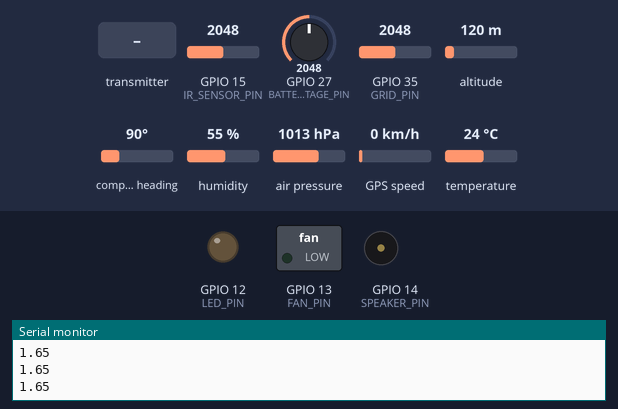
Recording of a sketch running on a simulated ESP32. Parts: switched loads named in the sketch (green lamp = pin HIGH), output pins drawn as LEDs (lit = HIGH), buzzer (waves = sounding), the last lines printed to the serial monitor. Dashed ring = blinking. Inputs (shaded band) come from the test bench; at power-on: GPIO 15 (IR_SENSOR_PIN) = 2048, GPIO 35 (GRID_PIN) = 2048, GPIO 27 (BATTERY_VOLTAGE_PIN) = 2048, altitude 120 m, compass heading 90°, humidity 55 %, air pressure 1013 hPa, GPS speed 0 km/h, temperature 24 °C. The GPS gets a fix after 3 s at 37.7749, -122.4194 with 8 satellites; no radio packets arrive unless stated.

Above: at 1.2 s.
1.3 s: GPIO 15 (IR_SENSOR_PIN) set to 1269
2.8 s: GPIO 15 (IR_SENSOR_PIN) set to 1168
At 3.6 s:
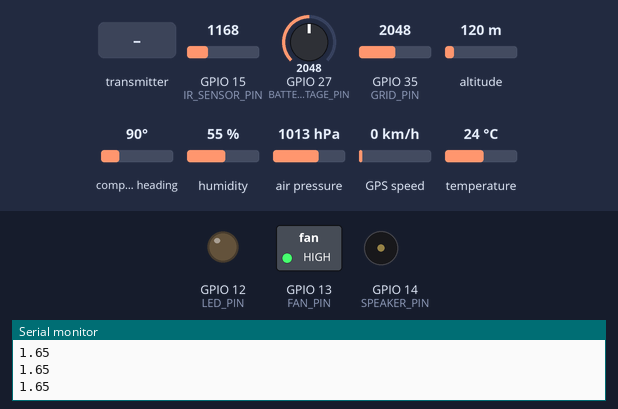
4.3 s: GPIO 35 (GRID_PIN) set to 54
6.3 s: GPIO 35 (GRID_PIN) set to 45
At 6.9 s:
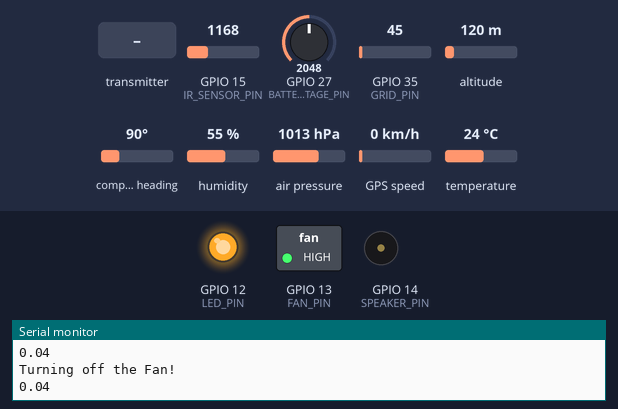
9.3 s: the transmitter starts sending data_received = 1
12.3 s: the transmitter starts sending speak_tog = 1
At 14.5 s:
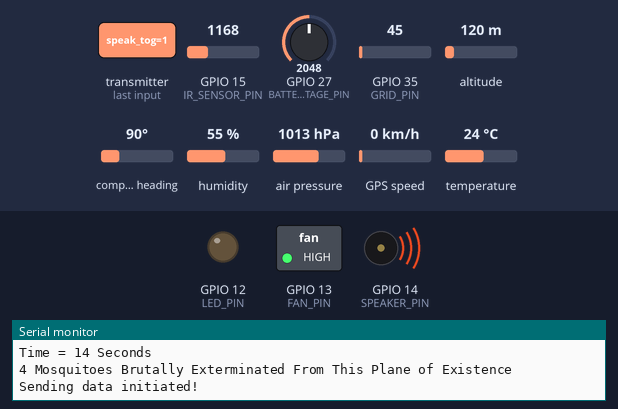
At 16.43 s:
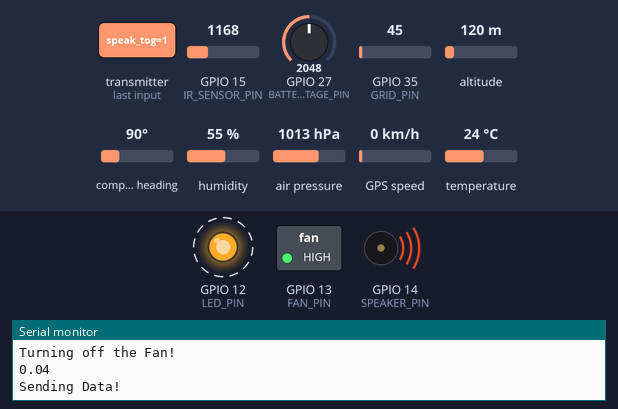
Timing chart, 0 to 20.3 s (numbered marks = the images above; inputs shaded):
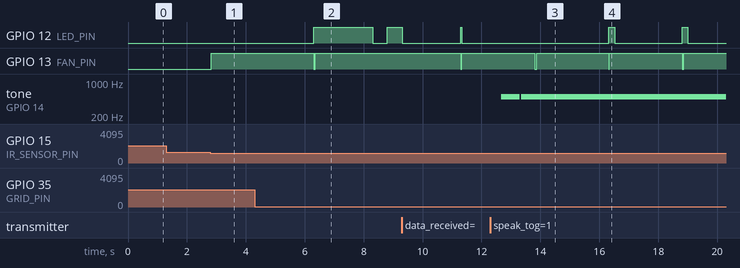

The sketch:

KillerModuleFinalCode.ino
```cpp
/*****************************************************
Byte Back Killer Module By Team Wi-Fly
By Noah Schwartz, Nathan Mattock, Jason Esqueda, Joshua Dinerman, Thomas Ramirez

This is the main code that controls the mosquito killing module of Byte Back. This code does two main things: recieves instructions from the base station and sends data back to it,
as well as reading from an IR Sensor, which triggers the fan and killing mechanism. If a kill is confirmed, the fan and grid will turn off and the LEDs and Speakers will turn on briely. If
no kill can be confirmed after a set amount of seconds, then the IR sensors will be enabled to trigger again.
*****************************************************/
#include "killer_module_defines.h"
/*****************************************************
System Setup
*****************************************************/
//Timer Setup
TaskHandle_t mqo_fnd;
TaskHandle_t data_s;
hw_timer_t *My_timer = NULL;

//GPS Setup
TinyGPSPlus gps;
static const int RXPin = 16, TXPin = 17;
SoftwareSerial ss(RXPin, TXPin);
static const uint32_t GPSBaud = 9600;

//BME Setup
Adafruit_BME680 bme;

//Radio Setup
RF24 radio(4, 5);
const uint64_t address = 0xF0F0F0F001;
/*****************************************************
Variables
*****************************************************/
//Bool for enabling checking for grid voltage after the IR Sensor has been enabled
bool v_thres_c = false;

//Sets the radio to either receive or send data, or nothing at all
int send_data = 0; //-1 for sending, 0 for none, 1 for receiving

//Enables reading from the IR sensor
bool ir_en = true;

//Enables checking for how long the speakers and leds have been on
bool sl = false;

bool led_en = false;
bool speaker_en = false;

//Double to store the Grid, Battery, and IR Sensor voltage
double battery_v = 0;
double grid_v = 0;
double ir_v = 0;

//Set up for the Speaker
const int TONE_PWM_CHANNEL = 0;
const int MIN_FREQ_HZ = 500;  // min frequency in hz

//Variables to store the Time and Delay for when the fan is activated
unsigned long db_time = 0;
unsigned long db_delay = 2500; //EDIT THIS TO CHANGE HOW LONG THE DELAY IS IN BETWEEN TURNING ON THE FAN AND IT RECOGNIZING THE MOSQUITO IS KILLED

//Variables to store the Time and Delay for when the led and speakers are activated and deactivated
unsigned long sl_delay = 2000;
unsigned long sl_time = 0;


//Variables to hold struct data in
sysdata sysdat;
settings set;

/*****************************************************
System Setup
*****************************************************/
void setup() {
  /* System Setup */
  Serial.begin(115200);
  pinMode(IR_SENSOR_PIN, INPUT);
  pinMode(FAN_PIN, OUTPUT);
  pinMode(GRID_PIN, INPUT);
  pinMode(LED_PIN , OUTPUT);

  //Start the GPS and BME
  ss.begin(GPSBaud);
  //if (!bme.begin())
  //{
  //  Serial.println("Could not find a valid BME280 sensor, check wiring!");
  //  while(1);
  //}
  //Initializing the Speaker
  ledcWriteTone(TONE_PWM_CHANNEL, MIN_FREQ_HZ);

  //Creating two tasks on two different cores (will run simultaneously)
  xTaskCreatePinnedToCore(
                    t_mqo_fnd,   /* Task function. */
                    "Mosquito Found Task",     /* name of task. */
                    10000,       /* Stack size of task */
                    NULL,        /* parameter of the task */
                    1,           /* priority of the task */
                    &mqo_fnd,      /* Task handle to keep track of created task */
                    0);          /* pin task to core 0 */
  xTaskCreatePinnedToCore(
                    t_data_s,   /* Task function. */
                    "Data Send Task",     /* name of task. */
                    10000,       /* Stack size of task */
                    NULL,        /* parameter of the task */
                    1,           /* priority of the task */
                    &data_s,      /* Task handle to keep track of created task */
                    1);          /* pin task to core 0 */
}
/*****************************************************
Data Gathering
*****************************************************/
void BMEdata()
  /* Reads BME Data from the BME Sensor */
{
  sysdat.temperature = bme.readTemperature();
  sysdat.pressure = bme.readPressure() / 100.0F;
  sysdat.humidity = bme.readHumidity();
  sysdat.bat_volt = battery_v * 2;
}
static void smartDelay(unsigned long ms)
  /* Delay to read from the GPS */
  /* Repurposed code from example GPS code */
{
  unsigned long start = millis();
  do
  {
    while (ss.available())
      gps.encode(ss.read());
  } while (millis() - start < ms);
}
void GPSdata()
  /* Reads GPS Data from the GPS Sensor */
{
  smartDelay(100);
  sysdat.latitude = gps.location.lat();
  sysdat.longitude = gps.location.lng();
}
/*****************************************************
Timer Callback Function
*****************************************************/
void IRAM_ATTR onTimer(){
  /* Turns off the killing mechanism and enables a reading from the IR Sensor if no mosquito is killed within a certain amount of time */
  timerRestart(My_timer);
  timerAlarmDisable(My_timer);
  Serial.println("No Mosquito Found, turning off the fan and enabling the IR Sensor)");
  v_thres_c = false;
  digitalWrite(FAN_PIN, LOW);
  ir_en = true;
}
/*****************************************************
Receiving data
*****************************************************/
int recvData()
{
  /* Used to check if data has been send from the base station to the killer module */
  if (radio.available())
  {
    radio.read(&set, sizeof(settings));
    return 1;
  }
  return 0;
}
/*****************************************************
Tasks
*****************************************************/
void t_mqo_fnd( void * pvParameters ){
  /* Creates the timer that counts down how long the kill mechanism is activated for as well as checks to see if a kill has been confirmed and turns on the speakers and LEDs if so */
  My_timer = timerBegin(0, 80, true);
  timerAttachInterrupt(My_timer, &onTimer, true);
  timerAlarmWrite(My_timer, 8 * 1000000, true); //CHANGE THIS NUMBER (x * 1000000 where x is an integer that can be changed) TO CHANGE THE NUMBER OF SECONDS THE FAN WILL STAY ON FOR
  for(;;){
    vTaskDelay(1);
    //If statement to allow the grid to charge up
    if((millis() - db_time) > db_delay) //SWAPPED THESE IF STATEMENTS 4/18/23(v_thres_c) && (grid_v > 0) && (grid_v < THRESHOLD)
    {
      //Checks if the grid voltage has been dropped, signifying a kill
      if((v_thres_c) && (grid_v >= 0) && (grid_v < 0.04))
        {
          timerRestart(My_timer);
          timerAlarmDisable(My_timer);
          Serial.println("Turning off the Fan!");
          digitalWrite(FAN_PIN, LOW);
          v_thres_c = false;
          sysdat.kill_count++;
          if(!speaker_en)
          {
            ledcAttachPin(SPEAKER_PIN, TONE_PWM_CHANNEL);
          }
          if(!led_en)
          {
            digitalWrite(LED_PIN, HIGH);
          }
          sl_time = millis();
          db_time = millis();
          if((!led_en) && (!speaker_en))
          {
            sl = true;
          }
          else
          {
            sl = false;
          }
          ir_en = true;
       }
    }
    //Checks if the LEDs and Speaker are on, if so, turn it off after a delay of sl_delay
    if((sl) && ((millis() - sl_time) >= sl_delay))
      {
        ledcDetachPin(SPEAKER_PIN);
        digitalWrite(LED_PIN, LOW);
        sl = false;
      }
  }
}

void t_data_s( void * pvParameters ){
    /* Initializes the radio as well as controls sending and receiving data to and from the base station */
    send_data = 1;
    //Radio Initialization
    radio.begin();
    radio.openWritingPipe(address);
    radio.openReadingPipe(0, address);
    radio.setPALevel(RF24_PA_MAX);
    radio.setDataRate(RF24_250KBPS);
    radio.setPayloadSize(28);
    radio.setChannel(108);
    radio.startListening();
  for(;;){
    vTaskDelay(1);
    //Sends data if it is enabled
    if(send_data == -1)
    {
      delay(100);
      Serial.println("Sending Data!");
      BMEdata();
      GPSdata();
      radio.write(&sysdat, sizeof(sysdata));
      send_data = 1;
      Serial.println("Data Sent!");
      Serial.println("Data Received!");
      Serial.print("Temperature = ");
      Serial.print(sysdat.temperature);
      Serial.println(" *C");
      Serial.print("Pressure = ");
      Serial.print(sysdat.pressure);
      Serial.println(" hPa");
      Serial.print("Humidity = ");
      Serial.print(sysdat.humidity);
      Serial.println(" %");
      Serial.print("Latitude = ");
      Serial.print(sysdat.latitude);
      Serial.println(" degrees");
      Serial.print("Longitude = ");
      Serial.print(sysdat.longitude);
      Serial.println(" degrees");
      Serial.print("Battery Life = ");
      Serial.print(sysdat.bat_volt);
      Serial.println(" Percent");
      Serial.print("Time = ");
      Serial.print(millis() / 1000);
      Serial.println(" Seconds");
      Serial.print(sysdat.kill_count);
      Serial.println(" Mosquitoes Brutally Exterminated From This Plane of Existence");
      radio.startListening();
    }
    //Receives data and changes system settings if it is specified
    if (recvData() and (send_data == 1)) {
      if(set.data_received)
      {
        set.data_received = false;
        ledcWriteTone(TONE_PWM_CHANNEL, set.speak_freq);
        if(set.speak_tog)
        {
          ledcAttachPin(SPEAKER_PIN, TONE_PWM_CHANNEL);
          speaker_en = true;
        }
        else
        {
          speaker_en = false;
          ledcDetachPin(SPEAKER_PIN);
        }
        if(set.led)
        {
          digitalWrite(LED_PIN, HIGH);
          led_en = true;
        }
        else
        {
          led_en = false;
          digitalWrite(LED_PIN, LOW);
        }
      }
      Serial.println("Sending data initiated!");
      send_data = -1;
      radio.stopListening();
    }
  }
}
/*****************************************************
System Loop
*****************************************************/
void loop() {
  /* System Loop */
  delay(50); //delay here to prevent the system breaking down, can be increased or decreased

  //Reading voltage from the grid, battery, and IR sensor(s)
  grid_v = analogRead(GRID_PIN);
  grid_v = (grid_v * 3.3) / 4095;
  battery_v = analogRead(BATTERY_VOLTAGE_PIN);
  battery_v = (battery_v * 3.3) / 4095;
  ir_v = analogRead(IR_SENSOR_PIN);
  ir_v = (ir_v * 3.3) / 4095;
  Serial.println(grid_v);
  //Checks if the IR Sensor(s) has/have been enabled. If so, start the killing mechanism
  if((ir_en) && (ir_v <= 1))
  {
    grid_v=4; //Avoids reading issues with reading the grid voltage
    digitalWrite(FAN_PIN, HIGH);
    delay(2000);
    ir_en = false;
    Serial.println("A mosquito has been found!");
    v_thres_c = true;
    timerAlarmEnable(My_timer);
  }
}
```

killer_module_defines.h
```cpp
/*****************************************************
INCLUDES
*****************************************************/
#include <nRF24L01.h>
#include <RF24.h>
#include <Adafruit_BME680.h>
#include <Adafruit_GPS.h>
#include <TinyGPSPlus.h>
#include <SoftwareSerial.h>
/*****************************************************
PIN DEFINITIONS
*****************************************************/
#define IR_SENSOR_PIN 15 //Reads IR Sensor Voltage
#define BATTERY_VOLTAGE_PIN 27 //Reads Battery Voltage
#define FAN_PIN 13 //Used to control the fan
#define GRID_PIN 35 //Reads Voltage from the Grid
#define LED_PIN 12 //LED Control
#define SPEAKER_PIN 14 //Speaker Control
/*****************************************************
STRUCTS
*****************************************************/
struct settings {
  bool data_received = false;
  bool led = false;
  bool speak_tog = false;
  int speak_freq = 500;
};
struct sysdata{
  float temperature = 0.0;
  float humidity = 1.0;
  float pressure = 3.0;
  float latitude;
  float longitude;
  float bat_volt;
  int kill_count;
};
```

Measured:
- the behaviour switches between 1241 and 1240 on GPIO 15 (IR_SENSOR_PIN) (found by bisection; images 0 and 1)
- the behaviour switches between 50 and 49 on GPIO 35 (GRID_PIN) (found by bisection; images 1 and 2)
- after the input at 2.8 s, GPIO 13 (FAN_PIN): LOW → HIGH at once
- after the input at 6.3 s, GPIO 12 (LED_PIN): LOW → HIGH at once, → LOW 2.0 s later, → HIGH 0.50 s later; GPIO 13 (FAN_PIN): HIGH → LOW at once, → HIGH 0.05 s later
- after the input at 12.3 s, tone on GPIO 14 (SPEAKER_PIN): silent → 500 Hz after 0.38 s, → silent 0.63 s later, → 500 Hz 0.05 s later
